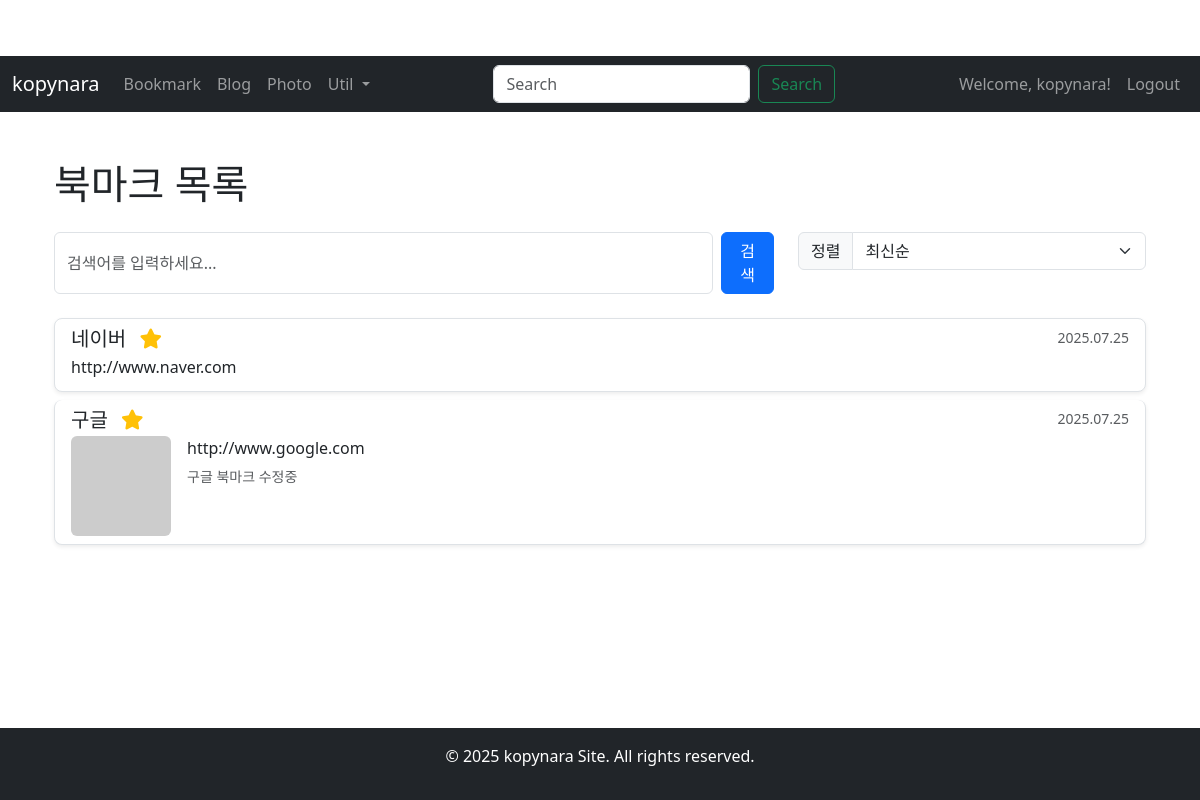
The app's page /bookmark/ (signed in), older data.
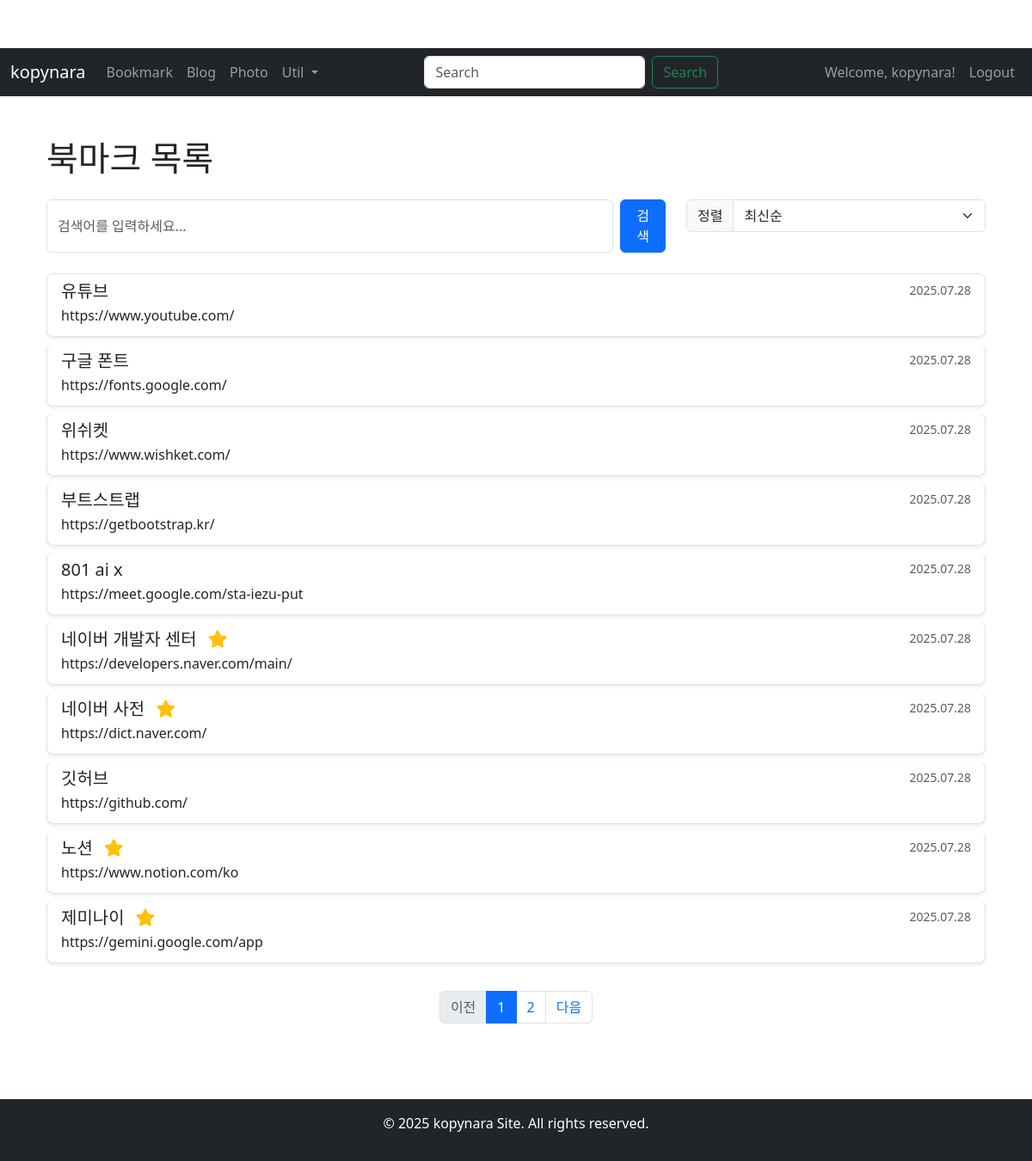
The same page, newer data.
### bookmark/models.py (models this page shows, shortened)
class Bookmark(models.Model):
    title = models.CharField(max_length=100, verbose_name='제목')
    url = models.URLField(unique=True, verbose_name='URL')
    category = models.ForeignKey(
        Category,
        on_delete=models.SET_NULL,
        blank=True,
        null=True,
        related_name='bookmarks',
        verbose_name='카테고리'
    )
    description = models.TextField(blank=True, verbose_name='설명/메모')
    thumbnail_url = models.URLField(blank=True, null=True, verbose_name='썸네일 URL')
    owner = models.ForeignKey(
        settings.AUTH_USER_MODEL,
        on_delete=models.CASCADE,
        related_name='my_bookmarks',
        verbose_name='소유자'
    )
    is_favorite = models.BooleanField(default=False, verbose_name='즐겨찾기')
    created_at = models.DateTimeField(auto_now_add=True, verbose_name='생성일')
    updated_at = models.DateTimeField(auto_now=True, verbose_name='수정일')
    class Meta:
        verbose_name = '북마크'
        verbose_name_plural = '북마크 목록'
        ordering = ['-created_at']

### bookmark/views.py (the view)
# urls.py: path('', views.BookmarkListView.as_view(), name='index'),
class BookmarkListView(LoginRequiredMixin, ListView):
    model = Bookmark
    template_name = 'bookmark/bookmark_list.html'
    context_object_name = 'bookmarks'
    paginate_by = 10
    login_url = '/admin/login/'
    def get_queryset(self):
        queryset = super().get_queryset().filter(owner=self.request.user)
        sort_by = self.request.GET.get('sort', 'created_at') # 기본값: created_at
        order = self.request.GET.get('order', 'desc') # 기본값: 내림차순
        valid_sort_fields = ['title', 'url', 'created_at', 'updated_at', 'category__name']
        if sort_by in valid_sort_fields:
            if order == 'desc':
                queryset = queryset.order_by(f'-{sort_by}')
            else:
                queryset = queryset.order_by(sort_by)
        return queryset
    def get_context_data(self, **kwargs):
        context = super().get_context_data(**kwargs)
        context['current_sort_by'] = self.request.GET.get('sort', 'created_at')
        context['current_order'] = self.request.GET.get('order', 'desc')
        paginator = context['paginator']
        page_obj = context['page_obj']
        max_pages_to_show = 5 # 보여줄 최대 페이지 번호 개수
        num_pages = paginator.num_pages
        current_page = page_obj.number
        start_page = max(1, current_page - (max_pages_to_show // 2))
        end_page = min(num_pages, start_page + max_pages_to_show - 1)
        if end_page - start_page + 1 < max_pages_to_show:
            start_page = max(1, end_page - max_pages_to_show + 1)
        context['page_range'] = range(start_page, end_page + 1)
        return context

### templates/bookmark/bookmark_list.html (shortened to what the changed rows need)
{% extends 'base.html' %}
{% load static %}
{% block content %}
    <div class="container my-4">
        <h1 class="mb-4">북마크 목록</h1>
        {% if bookmarks %}
            <div class="list-group">
                {% for bookmark in bookmarks %}
                    <a href="{{ bookmark.url }}" target="_blank" class="list-group-item list-group-item-action flex-column align-items-start mb-2 rounded-3 shadow-sm">
                        <div class="d-flex w-100 justify-content-between">
                            <h5 class="mb-1">{{ bookmark.title }}
                                {% if bookmark.is_favorite %}
                                    <i class="fas fa-star text-warning ms-2"></i>
                                {% endif %}
                            </h5>
                            <small class="text-muted">
                                {{ bookmark.updated_at|date:"Y.m.d" }}
                            </small>
                        </div>
                        {% if bookmark.thumbnail_url %}
                            <img src="{{ bookmark.thumbnail_url }}" alt="{{ bookmark.title }} 썸네일" class="img-fluid rounded me-3" style="max-width: 100px; max-height: 100px; float: left;">
                        {% endif %}
                        <p class="mb-1 text-break">{{ bookmark.url }}</p>
                        {% if bookmark.description %}
                            <small class="text-muted">{{ bookmark.description|truncatechars:100 }}</small>
                        {% endif %}
                        <div class="clearfix"></div>
                    </a>
                {% endfor %}
            </div>
            {% if is_paginated %}
                <nav aria-label="Page navigation" class="mt-4">
                    <ul class="pagination justify-content-center">
                        {% if page_obj.has_previous %}
                            <li class="page-item">
                                <a class="page-link" href="?page={{ page_obj.previous_page_number }}{% if search_query %}&q={{ search_query }}{% endif %}{% if current_sort_by %}&sort={{ current_sort_by }}&order={{ current_order }}{% endif %}">이전</a>
                            </li>
                        {% else %}
                            <li class="page-item disabled">
                                <span class="page-link">이전</span>
                            </li>
                        {% endif %}
                        {% for i in page_range %}
                            <li class="page-item {% if page_obj.number == i %}active{% endif %}">
                                <a class="page-link" href="?page={{ i }}{% if search_query %}&q={{ search_query }}{% endif %}{% if current_sort_by %}&sort={{ current_sort_by }}&order={{ current_order }}{% endif %}">{{ i }}</a>
                            </li>
                        {% endfor %}
                        {% if page_obj.has_next %}
                            <li class="page-item">
                                <a class="page-link" href="?page={{ page_obj.next_page_number }}{% if search_query %}&q={{ search_query }}{% endif %}{% if current_sort_by %}&sort={{ current_sort_by }}&order={{ current_order }}{% endif %}">다음</a>
                            </li>
                        {% else %}
                            <li class="page-item disabled">
                                <span class="page-link">다음</span>
                            </li>
                        {% endif %}
                    </ul>
                </nav>
            {% endif %}
        {% else %}
            <div class="alert alert-info" role="alert">
                저장된 북마크가 없습니다.
            </div>
        {% endif %}
    </div>
{% endblock content %}

Row changes from the older to the newer data that the page shows:
no longer on this page (row unchanged): Bookmark: title "네이버", is_favorite True (drawn), updated_at "2025.07.25", url "http://www.naver.com"
no longer on this page (row unchanged): Bookmark: title "구글", is_favorite True (drawn), updated_at "2025.07.25", url "http://www.google.com", description "구글 북마크 수정중"
added Bookmark: title "유튜브", updated_at "2025.07.28", url "https://www.youtube.com/"
added Bookmark: title "구글 폰트", updated_at "2025.07.28", url "https://fonts.google.com/"
added Bookmark: title "위쉬켓", updated_at "2025.07.28", url "https://www.wishket.com/"
added Bookmark: title "부트스트랩", updated_at "2025.07.28", url "https://getbootstrap.kr/"
added Bookmark: title "801 ai x", updated_at "2025.07.28", url "https://meet.google.com/sta-iezu-put"
added Bookmark: title "네이버 개발자 센터", is_favorite True (drawn), updated_at "2025.07.28", url "https://developers.naver.com/main/"
added Bookmark: title "네이버 사전", is_favorite True (drawn), updated_at "2025.07.28", url "https://dict.naver.com/"
added Bookmark: title "깃허브", updated_at "2025.07.28", url "https://github.com/"
added Bookmark: title "노션", is_favorite True (drawn), updated_at "2025.07.28", url "https://www.notion.com/ko"
added Bookmark: title "제미나이", is_favorite True (drawn), updated_at "2025.07.28", url "https://gemini.google.com/app"
Text that changed along with them:
text now shown: "이전 다음"
new list line: "1"
new list line: "2"
